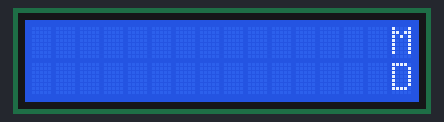
Bench run of a sketch on a simulated Arduino Uno, built with avr-gcc and run on an emulated ATmega328P. Parts: 16×2 character LCD.

Above: at 0.4 s.
At 0.8 s:
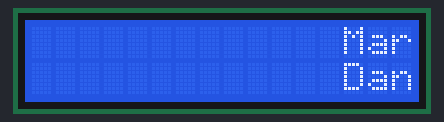
At 1.2 s:
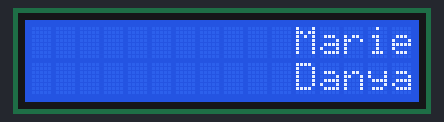
At 2.1 s:
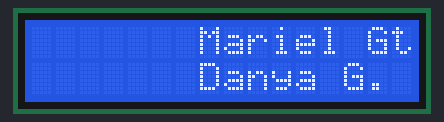
At 2.8 s:
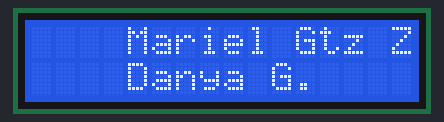
At 3.7 s:
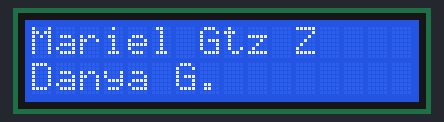

The sketch:

P4A2-LCD_Scroll.ino
```cpp
// Incluye la librería Wire, que permite la comunicación I2C
#include <Wire.h>

// Incluye la librería LiquidCrystal_I2C, que permite controlar pantallas LCD con interfaz I2C
#include <LiquidCrystal_I2C.h>

// Crea un objeto lcd de la clase LiquidCrystal_I2C
// con la dirección I2C 0x27 y especifica que la pantalla tiene 16 columnas y 2 filas
LiquidCrystal_I2C lcd(0x27, 16, 2);

// La función setup() se ejecuta una vez al inicio del programa
void setup(){
  lcd.init();   // Inicializa el LCD


  lcd.backlight();   // Enciende la retroiluminación del LCD

  // La siguiente línea está comentada. Si se descomentara, apagaría la retroiluminación del LCD
  //lcd.noBacklight();

  // Llama a la función textoRebota() que hará que el texto se desplace (rebote) en la pantalla
  textoRebota();

  // Las siguientes lineas de codigo son para que se queden los nombres en posicion estatica despues de que "entraron"
  lcd.setCursor(0,0);   // Establece la posición del cursor en la columna 0, fila 0
  lcd.print("Mariel Gtz Z"); // Imprime el primer nombre en la fila 0
  lcd.setCursor(0,1);   // Establece la posición del cursor en la columna 0, fila 1
  lcd.print("Danya G."); // Imprime el segundo nombre en la fila 1

  delay(1000);   // Espera 1000 milisegundos (1 segundo)
}
//No requerimos de esta funcion en esta actividad
void loop(){

}

// Define una función personalizada llamada textoRebota() que hace que el texto "Entre" del lado derecho hasta el extremo izquierdo
void textoRebota(){
  for(int i=16; i>0;i--){
    lcd.setCursor(i,0); // Establece la posición del cursor en la columna i, fila 0
    lcd.print("Mariel Gtz Z");
    lcd.setCursor(i,1); // Establece la posición del cursor en la columna i, fila 1
    lcd.print("Danya G.");

    delay(200); // Espera 200 milisegundos

    lcd.clear(); // Limpia el contenido de la pantalla LCD
  }
}
```
